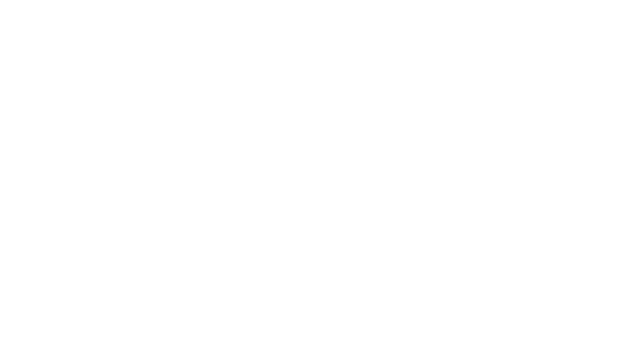
Frame 1 (no input)
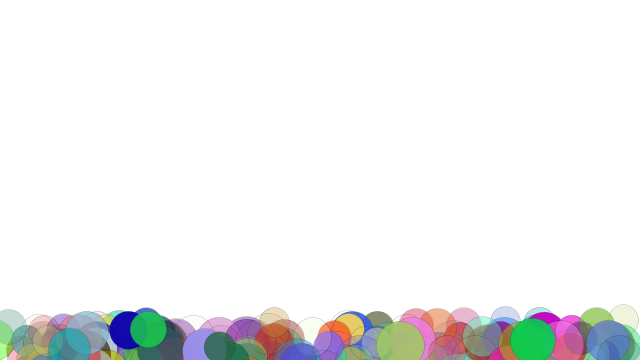
Frame 60 (the mouse pressed at the canvas centre just before this capture)
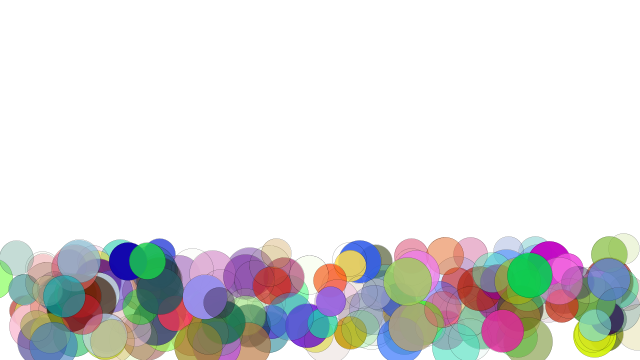
Frame 120 (the mouse held since frame 60 and released just before this capture)

The Processing sketch that drew these frames (run headless with seeded random() and noise(); from frame 60 on, the mouse is pressed at the canvas centre):

// Processing sketch: Colorful_Bubbles_UP_ScreenSaver
// ── Colorful_Bubbles_UP_ScreenSaver.pde
//Colorful Bubbles UP!

//writen by Calvin Tomaschko, but mostly a copy from tutorial
//www.reannatrombley.com/designcjt/
//spring 2018
//DesignCJT@gmail.com
//Guideing code from Coding Train on youtube, Processing tutorials
//https://www.youtube.com/channel/UCvjgXvBlbQiydffZU7m1_aw

Bubble[] bubbles = new Bubble[200];

void setup(){
  size(640, 360);
  
  for (int i = 0; i < bubbles.length; i++) {
    bubbles[i] = new Bubble(30);
  }
}
void draw(){
  background(255);
  for (int i = 0; i < bubbles.length; i++) {
  bubbles[i].display();
  bubbles[i].ascend();
  bubbles[i].top();
  }
}

// ── Classing.pde
class Bubble {
  
  float x;
  float y;
  float diameter;
  float redLevel;
  float greenLevel;
  float blueLevel;
  float yspeed;
  float aLevel;
  float rareBlink;
  
  Bubble(float tempD){
  
    
   x = random (0, width) ;
   
   //This is the fun yet rare creator for a flickering bubble
   rareBlink = random (0,200);
   
   yspeed = random(0.5,1.2);
   diameter = tempD + random(0,20);
   
   y = height+ diameter;
   
   //Creating coloring and translucency
   redLevel = random(0,255);
   greenLevel = random(0,255);
   blueLevel = random(0,255);
   aLevel = random(0,255);
   
  }
  
  
  void display() {
    
    stroke(0);
    strokeWeight(0);
    fill(redLevel,greenLevel,blueLevel, aLevel);
    
    //Below makes a strobe color as it's randomly redrawn each time
    if ( rareBlink < 3) {
    fill(random(0,200), random(0,200), random(0,200), random(100, 255));
    }
    
    ellipse(x, y, diameter, diameter);

  }
  
  
  //This is to send the bubbles upward and the x value change gives them a wiggle
  //as they float up as if they are meeting air resistance
  void ascend() {
    y = y - yspeed;
    x = x + random(-1,1);
  }
  
  
  //Checks if the bubbles has completly left the top boundary of the window 
  //and resets the height to just below the window
  void top() {
    if (y < -(diameter/2)) {
      y = height+ diameter;
    }
  }
}
